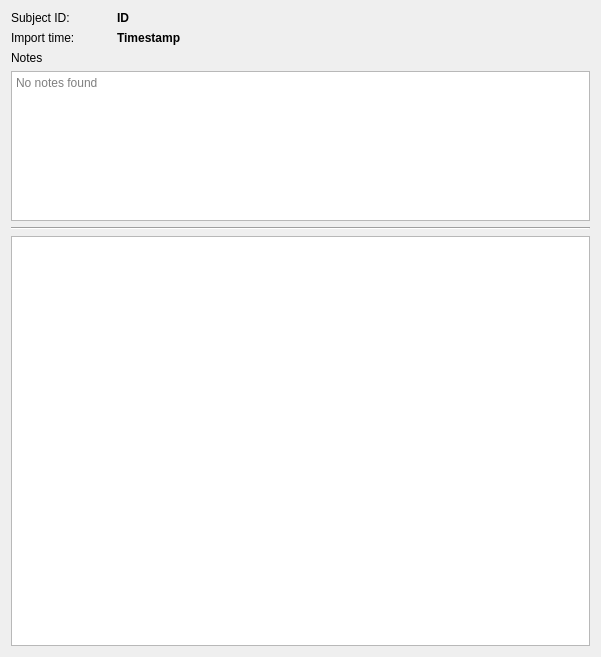
<?xml version="1.0" encoding="UTF-8"?>
<ui version="4.0">
 <class>ViewImportDialog</class>
 <widget class="QDialog" name="ViewImportDialog">
  <property name="geometry">
   <rect>
    <x>0</x>
    <y>0</y>
    <width>601</width>
    <height>657</height>
   </rect>
  </property>
  <property name="windowTitle">
   <string>View import</string>
  </property>
  <layout class="QVBoxLayout" name="verticalLayout_2">
   <item>
    <layout class="QGridLayout" name="gridLayout">
     <item row="0" column="0">
      <widget class="QLabel" name="label">
       <property name="sizePolicy">
        <sizepolicy hsizetype="Minimum" vsizetype="Preferred">
         <horstretch>0</horstretch>
         <verstretch>0</verstretch>
        </sizepolicy>
       </property>
       <property name="maximumSize">
        <size>
         <width>100</width>
         <height>16777215</height>
        </size>
       </property>
       <property name="text">
        <string>Subject ID:</string>
       </property>
      </widget>
     </item>
     <item row="0" column="1">
      <widget class="QLabel" name="id_label">
       <property name="font">
        <font>
         <bold>true</bold>
        </font>
       </property>
       <property name="text">
        <string>ID</string>
       </property>
      </widget>
     </item>
     <item row="1" column="0">
      <widget class="QLabel" name="label_4">
       <property name="sizePolicy">
        <sizepolicy hsizetype="Minimum" vsizetype="Preferred">
         <horstretch>0</horstretch>
         <verstretch>0</verstretch>
        </sizepolicy>
       </property>
       <property name="maximumSize">
        <size>
         <width>100</width>
         <height>16777215</height>
        </size>
       </property>
       <property name="text">
        <string>Import time:</string>
       </property>
      </widget>
     </item>
     <item row="1" column="1">
      <widget class="QLabel" name="timestamp_label">
       <property name="font">
        <font>
         <bold>true</bold>
        </font>
       </property>
       <property name="text">
        <string>Timestamp</string>
       </property>
      </widget>
     </item>
    </layout>
   </item>
   <item>
    <layout class="QVBoxLayout" name="verticalLayout">
     <item>
      <widget class="QLabel" name="label_3">
       <property name="sizePolicy">
        <sizepolicy hsizetype="Preferred" vsizetype="Minimum">
         <horstretch>0</horstretch>
         <verstretch>0</verstretch>
        </sizepolicy>
       </property>
       <property name="maximumSize">
        <size>
         <width>16777215</width>
         <height>22</height>
        </size>
       </property>
       <property name="text">
        <string>Notes</string>
       </property>
      </widget>
     </item>
     <item>
      <widget class="QTextBrowser" name="notes_text">
       <property name="sizePolicy">
        <sizepolicy hsizetype="Expanding" vsizetype="Fixed">
         <horstretch>0</horstretch>
         <verstretch>0</verstretch>
        </sizepolicy>
       </property>
       <property name="maximumSize">
        <size>
         <width>16777215</width>
         <height>150</height>
        </size>
       </property>
       <property name="placeholderText">
        <string>No notes found</string>
       </property>
      </widget>
     </item>
    </layout>
   </item>
   <item>
    <widget class="Line" name="line">
     <property name="orientation">
      <enum>Qt::Orientation::Horizontal</enum>
     </property>
    </widget>
   </item>
   <item>
    <widget class="QListWidget" name="samples_list">
     <property name="spacing">
      <number>2</number>
     </property>
    </widget>
   </item>
  </layout>
 </widget>
 <resources/>
 <connections/>
</ui>
